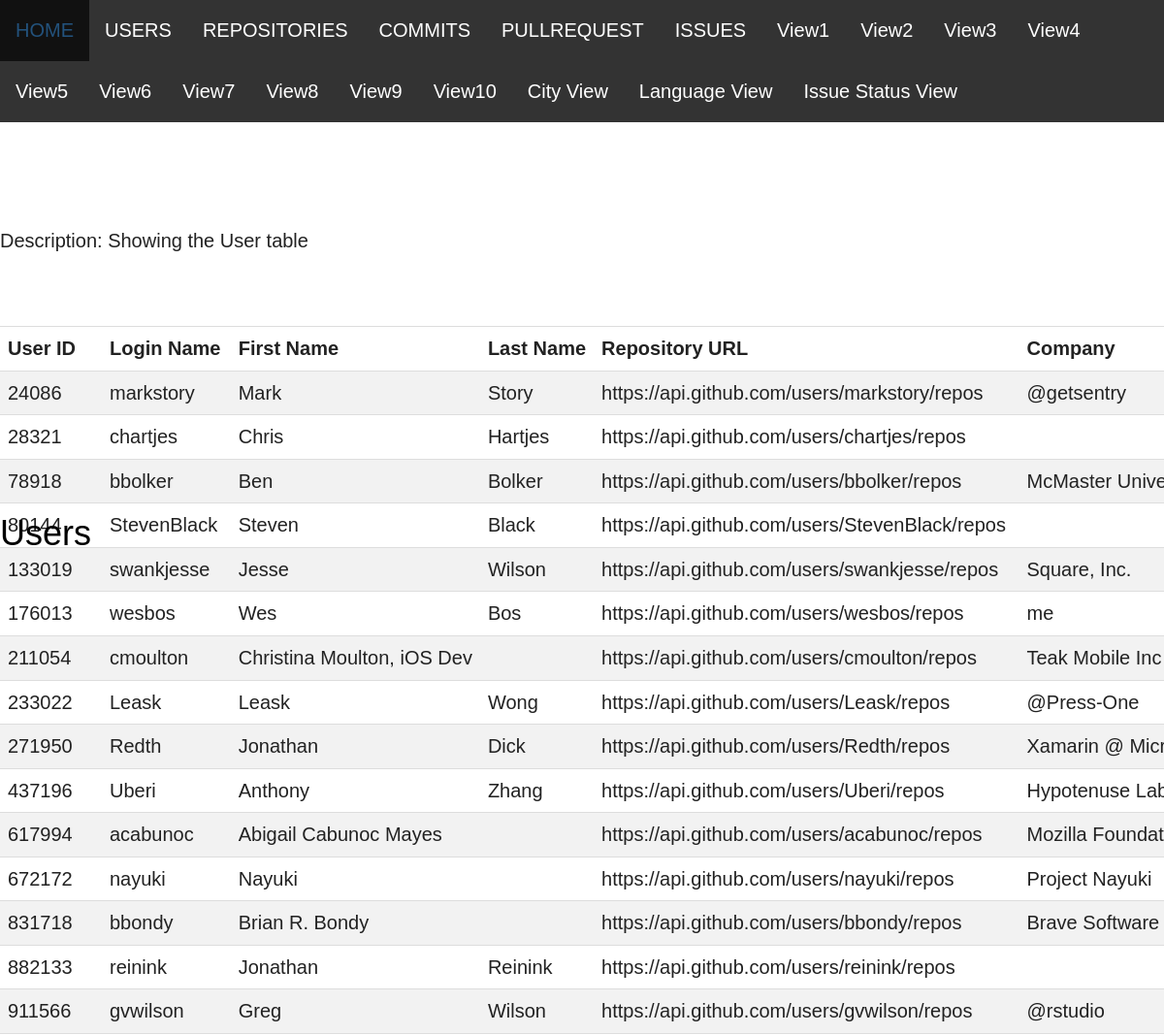
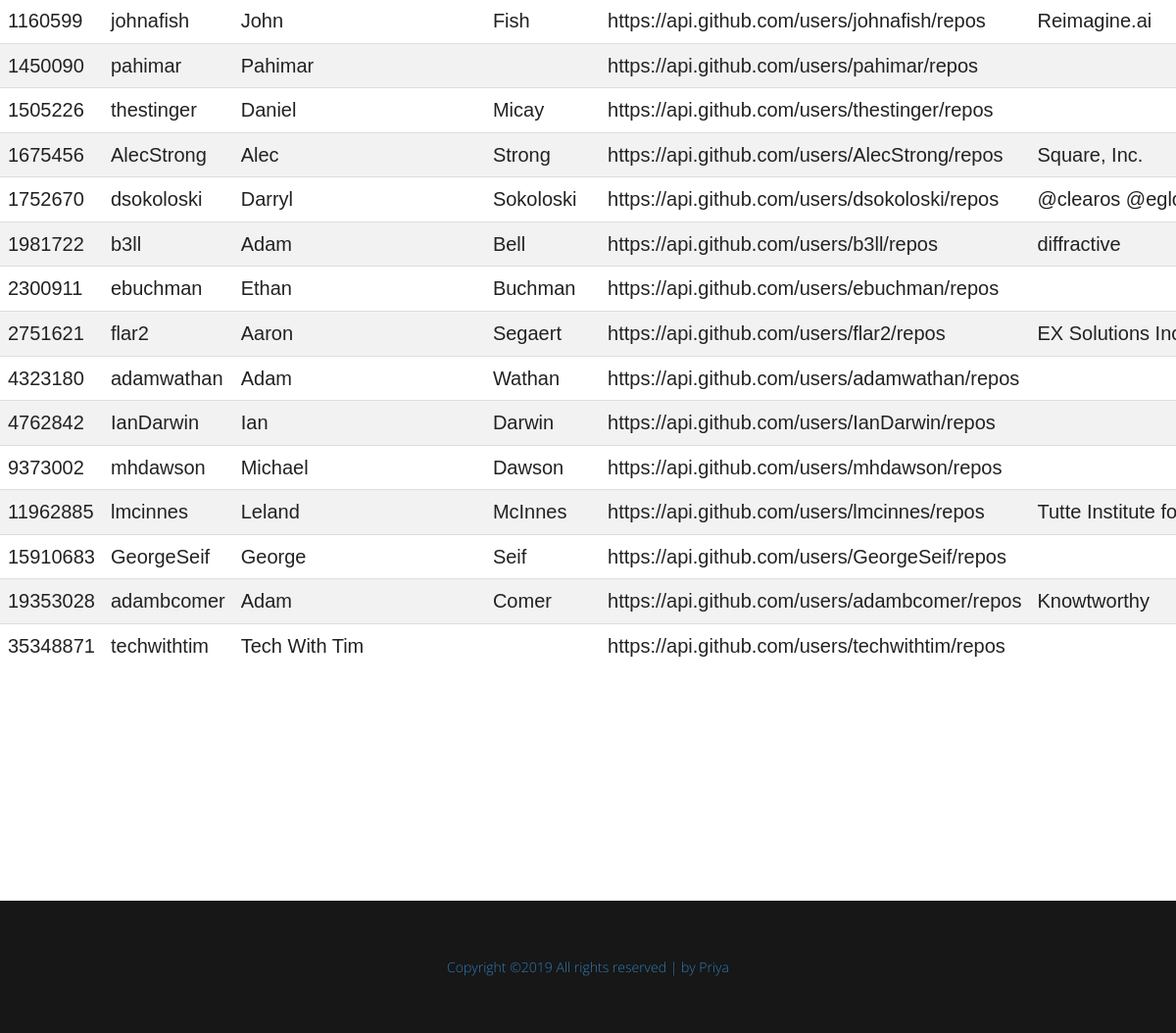
Screenshot of /frontendGitHub/Users.php with the database file from the repository (2 pictures, top to bottom).
### tables this page shows
CREATE TABLE `user` (
  `user_id` int(10) unsigned NOT NULL AUTO_INCREMENT,
  `login_name` varchar(45) NOT NULL,
  `fname` varchar(45) NOT NULL,
  `lname` varchar(45) NOT NULL,
  `repo_url` varchar(100) DEFAULT NULL,
  `company` varchar(45) DEFAULT NULL,
  `city` varchar(45) DEFAULT NULL,
  `no_of_repos` int(11) DEFAULT NULL,
  `followers` int(11) DEFAULT NULL,
  `followings` int(11) DEFAULT NULL,
  `date_created` date DEFAULT NULL,
  `date_updated` date DEFAULT NULL,
  PRIMARY KEY (`user_id`)
);

### frontendGitHub/Users.php (the view, shortened to what this page needs)
<?php
$host="127.0.0.1";
$port=3307;
$socket="";
$user="root";
$password="";
$dbname="Project2";
$con = new mysqli($host, $user, $password, $dbname, $port, $socket)
	or die ('Could not connect to the database server' . mysqli_connect_error());
?>
<!DOCTYPE html>
<html lang="en">
<head>
</head>
<body>
<ul>
  <li><a class="active" href="GITHUB_API.html">HOME</a></li>
  <li><a href="users.php">USERS</a></li>
  <li><a href="REPOSITORIES.php">REPOSITORIES</a></li>
  <li><a href="COMMITS.php">COMMITS</a></li>
  <li><a href="PULLREQUEST.php">PULLREQUEST</a></li>
  <li><a href="ISSUES.php">ISSUES</a></li>
  <li><a href="View1.php">View1</a></li>
  <li><a href="View2.php">View2</a></li>
  <li><a href="View3.php">View3</a></li>
  <li><a href="View4.php">View4</a></li>
  <li><a href="View5.php">View5</a></li>
  <li><a href="View6.php">View6</a></li>
  <li><a href="View7.php">View7</a></li>
  <li><a href="View8.php">View8</a></li>
  <li><a href="View9.php">View9</a></li>
  <li><a href="View10.php">View10</a></li>
  <li><a href="CityView.php">City View</a></li>
  <li><a href="LanguageView.php">Language View</a></li>
  <li><a href="IssueStatusView.php">Issue Status View</a></li>
</ul>
<link href="css/bootstrap.min.css" rel="stylesheet">
<link href="css/bootstrap-theme.min.css" rel="stylesheet">
<link href="css/font-awesome.min.css" rel="stylesheet">
<link rel="stylesheet" href="css/themify-icons.css">
<link rel="stylesheet" href="css/animate.css">
<link rel="stylesheet" href="css/style.css">
<br>
<div>
    <h1 class="hero-text">Users</h1>
</div>
<br><br>
<p> Description: Showing the User table </p>
<br>
<br>
<div class = "table_wrapper">
<table style="width:100%" class="table" id="dataTable" >
    <tr style="font-weight:bold"><td>User ID</td><td>Login Name</td><td>First Name</td><td>Last Name</td><td>Repository URL</td><td>Company</td></tr>
    <?php
        $sql = "SELECT *
                FROM user;";
        $result = mysqli_query($con, $sql) or die("Bad Query: $sql");
        while ($row = mysqli_fetch_assoc($result)){
            echo "<tr><td>{$row['user_id']}</td><td>{$row['login_name']}</td><td>{$row['fname']}</td><td>{$row['lname']}</td><td>{$row['repo_url']}</td><td>{$row['company']}</td><td>{$row['city']}</td><td>{$row['no_of_repos']}</td><td>{$row['followers']}</td><td>{$row['followings']}</td><td>{$row['date_created']}</td><td>{$row['date_updated']}</td></tr>";
        }
    ?>
</table>
</div>
<br>
</body>
<section class="product-landing pro_d" data-scroll-index="1">
</section>
<footer class="footer-area">
        <div class="container">
            <div class="row text-center">
                <p class="copyright">
                    <a>Copyright &copy;<script>document.write(new Date().getFullYear());</script> All rights reserved | by Priya</a>
                </p>
            </div>
        </div>
    </footer>
</html>

### frontendGitHub/css/style.css (style rules this page uses)
body { font-family: 'Montserrat'; font-weight: 300; font-size: 20px; line-height: 35px; color: #222; }
a, .btn, button { text-decoration: none; outline: none; transition: all 0.6s ease-in-out; }
p { margin: 0px; }
ul, h1, h2, h3, h4, h5, h6 { margin: 0; list-style: none; padding: 0; margin: 0px; }
body { overflow-x: hidden; }
.hero-text { text-align: center; position: absolute; top: 25%; transform: translateY(-50%); left: 50%; transform: translateX(-50%); z-index: 9999; }
.product-landing { padding-top: 113px; padding-bottom: 70px; }
.footer-area { background: #161716; padding: 50px 0; }
.copyright { color: #97989b; font-size: 14px; font-family: 'Open Sans', sans-serif; font-weight: 400px; }

### frontendGitHub/Users.php (style rules this page uses)
ul { list-style-type: none; margin: 0; padding: 0; overflow: hidden; background-color: #333; }
li { float: left; }
li a { display: block; color: white; text-align: center; padding: 14px 16px; text-decoration: none; }
table { border-collapse: collapse; width: 100%; }
.table_wrapper { display: block; overflow-x: auto; white-space: nowrap; }
th, td { text-align: left; padding: 8px; }
tr:nth-child(even) { background-color: #f2f2f2; }
h1.hero-text { color: black; text-align: left; width: 100% !important; }
body { font-family: Arial, Helvetica, sans-serif; font-size: 20px; }

### rows the page displays
user: user_id "24086", login_name "markstory", fname "Mark", lname "Story", repo_url "https://api.github.com/users/markstory/repos", company "@getsentry"
user: user_id "28321", login_name "chartjes", fname "Chris", lname "Hartjes", repo_url "https://api.github.com/users/chartjes/repos"
user: user_id "78918", login_name "bbolker", fname "Ben", lname "Bolker", repo_url "https://api.github.com/users/bbolker/repos", company "McMaster…"
user: user_id "80144", login_name "StevenBlack", fname "Steven", lname "Black", repo_url "https://api.github.com/users/StevenBlack/repos"
user: user_id "133019", login_name "swankjesse", fname "Jesse", lname "Wilson", repo_url "https://api.github.com/users/swankjesse/repos", company "Square, Inc."
user: user_id "176013", login_name "wesbos", fname "Wes", lname "Bos", repo_url "https://api.github.com/users/wesbos/repos", company "me"
user: user_id "211054", login_name "cmoulton", fname "Christina Moulton, iOS Dev", repo_url "https://api.github.com/users/cmoulton/repos", company "Teak Mobile Inc"
user: user_id "233022", login_name "Leask", fname "Leask", lname "Wong", repo_url "https://api.github.com/users/Leask/repos", company "@Press-One"
user: user_id "271950", login_name "Redth", fname "Jonathan", lname "Dick", repo_url "https://api.github.com/users/Redth/repos", company "Xamarin @…"
user: user_id "437196", login_name "Uberi", fname "Anthony", lname "Zhang", repo_url "https://api.github.com/users/Uberi/repos", company "Hypotenuse…"
user: user_id "617994", login_name "acabunoc", fname "Abigail Cabunoc Mayes", repo_url "https://api.github.com/users/acabunoc/repos", company "Mozilla…"
user: user_id "672172", login_name "nayuki", fname "Nayuki", repo_url "https://api.github.com/users/nayuki/repos", company "Project Nayuki"
user: user_id "831718", login_name "bbondy", fname "Brian R. Bondy", repo_url "https://api.github.com/users/bbondy/repos", company "Brave Software"
user: user_id "882133", login_name "reinink", fname "Jonathan", lname "Reinink", repo_url "https://api.github.com/users/reinink/repos"
user: user_id "911566", login_name "gvwilson", fname "Greg", lname "Wilson", repo_url "https://api.github.com/users/gvwilson/repos", company "@rstudio"
user: user_id "1160599", login_name "johnafish", fname "John", lname "Fish", repo_url "https://api.github.com/users/johnafish/repos", company "Reimagine.ai"
user: user_id "1450090", login_name "pahimar", fname "Pahimar", repo_url "https://api.github.com/users/pahimar/repos"
user: user_id "1505226", login_name "thestinger", fname "Daniel", lname "Micay", repo_url "https://api.github.com/users/thestinger/repos"
user: user_id "1675456", login_name "AlecStrong", fname "Alec", lname "Strong", repo_url "https://api.github.com/users/AlecStrong/repos", company "Square, Inc."
user: user_id "1752670", login_name "dsokoloski", fname "Darryl", lname "Sokoloski", repo_url "https://api.github.com/users/dsokoloski/repos", company "@clearos…"
user: user_id "1981722", login_name "b3ll", fname "Adam", lname "Bell", repo_url "https://api.github.com/users/b3ll/repos", company "diffractive"
user: user_id "2300911", login_name "ebuchman", fname "Ethan", lname "Buchman", repo_url "https://api.github.com/users/ebuchman/repos"
user: user_id "2751621", login_name "flar2", fname "Aaron", lname "Segaert", repo_url "https://api.github.com/users/flar2/repos", company "EX Solutions…"
user: user_id "4323180", login_name "adamwathan", fname "Adam", lname "Wathan", repo_url "https://api.github.com/users/adamwathan/repos"
user: user_id "4762842", login_name "IanDarwin", fname "Ian", lname "Darwin", repo_url "https://api.github.com/users/IanDarwin/repos"
user: user_id "9373002", login_name "mhdawson", fname "Michael", lname "Dawson", repo_url "https://api.github.com/users/mhdawson/repos"
user: user_id "11962885", login_name "lmcinnes", fname "Leland", lname "McInnes", repo_url "https://api.github.com/users/lmcinnes/repos", company "Tutte Institute…"
user: user_id "15910683", login_name "GeorgeSeif", fname "George", lname "Seif", repo_url "https://api.github.com/users/GeorgeSeif/repos"
user: user_id "19353028", login_name "adambcomer", fname "Adam", lname "Comer", repo_url "https://api.github.com/users/adambcomer/repos", company "Knowtworthy"
user: user_id "35348871", login_name "techwithtim", fname "Tech With Tim", repo_url "https://api.github.com/users/techwithtim/repos"
